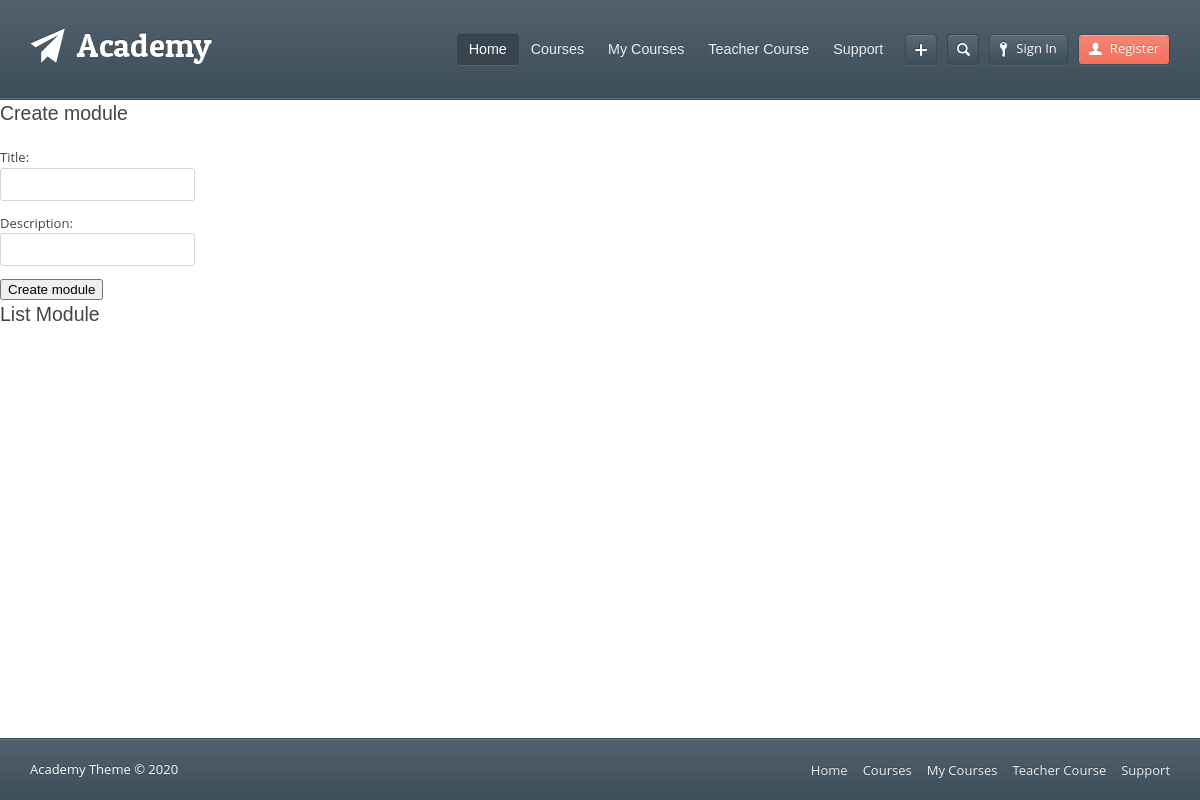
The app's page /course/open/19/19/, older data.
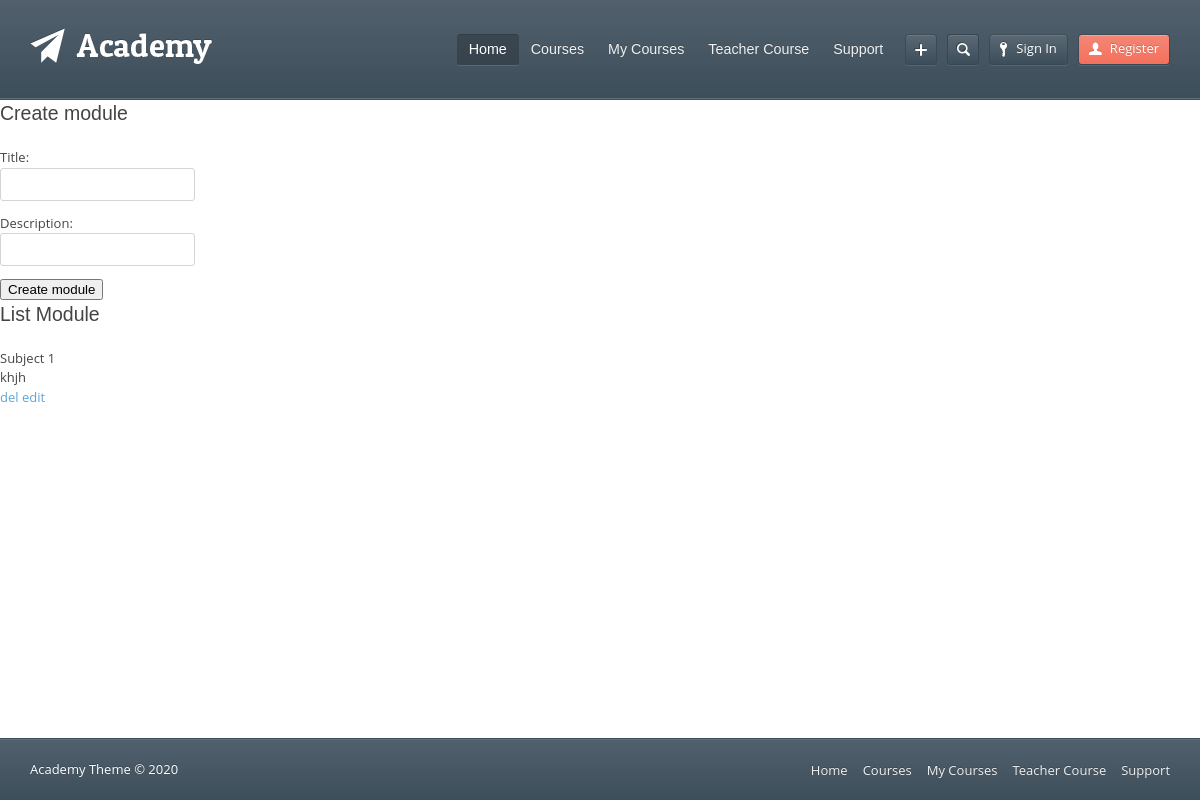
The same page, newer data.
### courser/models.py (models this page shows, shortened)
class Module(models.Model):
    course = models.ForeignKey(Course,
                               related_name='modules',
                               on_delete=models.CASCADE)
    title = models.CharField(max_length=200, unique=True)
    description = models.TextField(blank=True)
    class Meta:
        abstract = False

### courser/views.py (the view)
# urls.py: path('open/<int:pk>/<int:pk1>/', OpenModuleView.as_view(),name='open_module'),
class OpenModuleView(View):
	def get(self,request, pk ,pk1):
		data = Module.objects.filter(course=pk1)
		form = ModuleForm()
		content = {
			'form': form,
			'data' : data,
			'pk': pk,
			'pk1': pk1
		}
		return render(request, 'courserview/l_module.html', content)

### courser/forms.py
class ModuleForm(forms.Form):
	title = forms.CharField(required=True)
	description = forms.CharField()

### courser/templates/courserview/l_module.html (shortened to what this page needs)
{% extends "base.html" %}
{% block content %}
	<h1>Create module</h1>
	<form action="{% url 'create-module' pk pk1 %}" method="post">
		{{ form.as_p }}
		<button type="submit">Create module</button>
	</form>
	<h1>List Module</h1>
	{% for d in data %}
		<div> {{ d.title }} </div>
		<div> {{ d.description }} </div>
		<a href="{% url "del_module" pk pk1 d.id %}">del</a>
		<a href="{% url "edit_module" pk pk1 d.id %}">edit</a>
		<br>
		<br>
	{% endfor %}
{% endblock content %}

Row changes from the older to the newer data that the page shows:
added Module: title "Subject 1", description "khjh"
